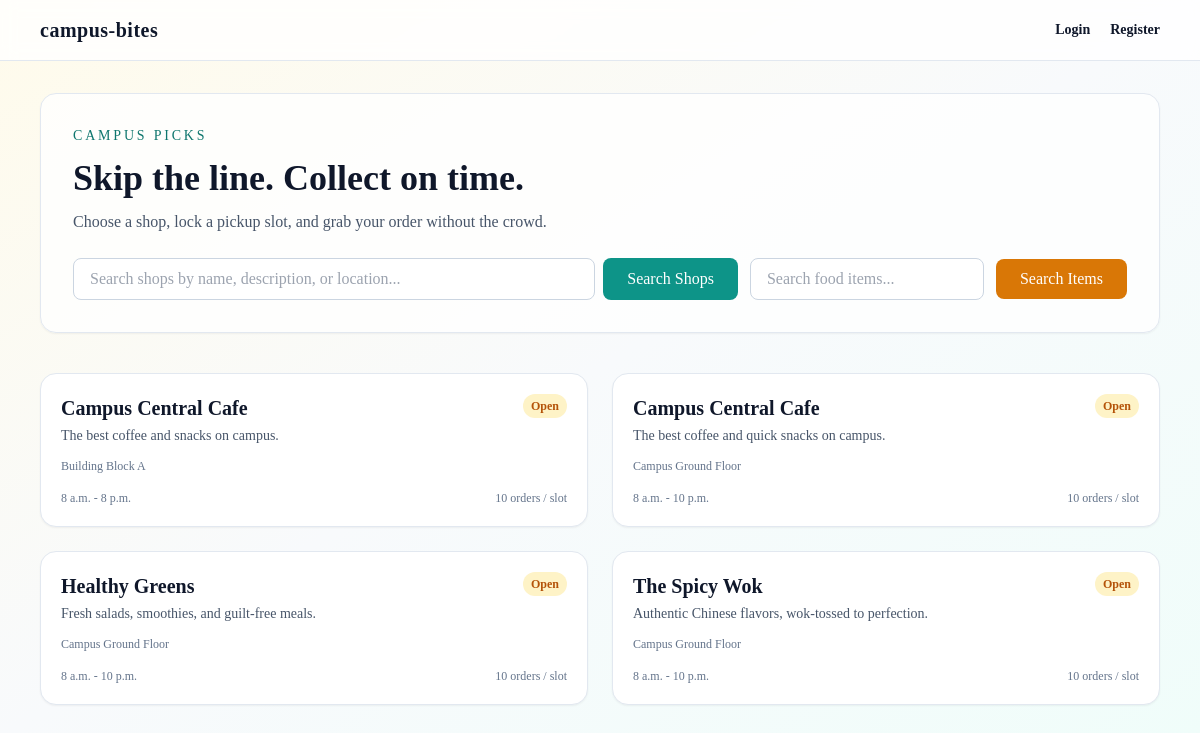
Before: / with the older database file.
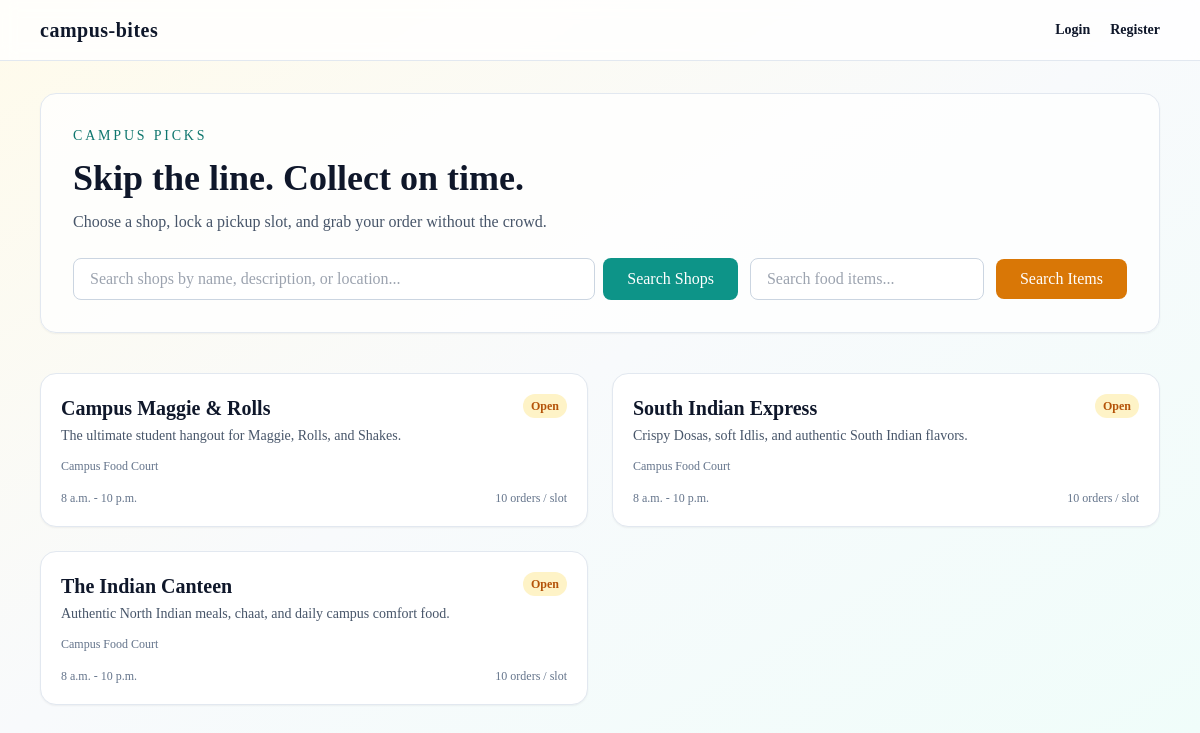
After: the same page with the newer database file.
### shops/models.py (models this page shows, shortened)
class Shop(models.Model):
    name = models.CharField(max_length=150)
    description = models.TextField(blank=True)
    address = models.TextField(blank=True)
    phone_number = models.CharField(max_length=15, blank=True, help_text="Shop contact number")
    email = models.EmailField(blank=True, help_text="Shop contact email")
    owner = models.ForeignKey(settings.AUTH_USER_MODEL, on_delete=models.CASCADE)
    opening_time = models.TimeField()
    closing_time = models.TimeField()
    max_orders_per_slot = models.PositiveIntegerField(default=5)
    created_at = models.DateTimeField(auto_now_add=True)

### shops/views.py (the view)
# urls.py: path("", shop_list, name="list"),
def shop_list(request):
    query = request.GET.get('q', '').strip()
    shops = Shop.objects.all()
    if query:
        shops = shops.filter(
            Q(name__icontains=query) |
            Q(description__icontains=query) |
            Q(address__icontains=query)
        )
    shops = shops.order_by("name")
    return render(request, "shops/shop_list.html", {"shops": shops, "query": query})

### accounts/context_processors.py (called while the page is built)
def notification_count(request):
    if request.user.is_authenticated:
        unread_count = Notification.objects.filter(user=request.user, is_read=False).count()
        return {'unread_notifications_count': unread_count}
    return {'unread_notifications_count': 0}

### templates/shops/shop_list.html (shortened to what this page needs)
{% extends "base.html" %}
{% block content %}
<section class="mb-10">
    <div class="bg-white/80 border border-slate-200 rounded-2xl p-8 shadow-sm">
        <p class="text-sm uppercase tracking-[0.2em] text-teal-700">Campus Picks</p>
        <h1 class="text-3xl md:text-4xl font-semibold mt-3">Skip the line. Collect on time.</h1>
        <p class="text-slate-600 mt-3 max-w-2xl">Choose a shop, lock a pickup slot, and grab your order without the crowd.</p>
        <div class="mt-6 flex gap-3">
            <form method="get" action="{% url 'shops:list' %}" class="flex-1">
                <div class="flex gap-2">
                    <input type="text" name="q" value="{{ query|default:'' }}"
                           placeholder="Search shops by name, description, or location..."
                           class="flex-1 px-4 py-2 border border-slate-300 rounded-lg focus:outline-none focus:ring-2 focus:ring-teal-500">
                    <button type="submit" class="px-6 py-2 bg-teal-600 text-white rounded-lg hover:bg-teal-700">
                        Search Shops
                    </button>
                </div>
            </form>
            <form method="get" action="{% url 'shops:search_menu' %}">
                <input type="text" name="q" placeholder="Search food items..."
                       class="px-4 py-2 border border-slate-300 rounded-lg focus:outline-none focus:ring-2 focus:ring-amber-500">
                <button type="submit" class="px-6 py-2 bg-amber-600 text-white rounded-lg hover:bg-amber-700 ml-2">
                    Search Items
                </button>
            </form>
        </div>
    </div>
</section>
<div class="grid md:grid-cols-2 xl:grid-cols-3 gap-6">
    {% for shop in shops %}
        <a href="{% url 'shops:detail' shop.id %}" class="group block bg-white rounded-2xl shadow-sm border border-slate-200 p-5 hover:shadow-lg transition">
            <div class="flex items-start justify-between">
                <div>
                    <h2 class="font-semibold text-xl group-hover:text-teal-700">{{ shop.name }}</h2>
                    <p class="text-sm text-slate-600 mt-1">{{ shop.description|default:"Fresh items and quick pickup." }}</p>
                </div>
                <span class="text-xs font-semibold text-amber-700 bg-amber-100 px-2 py-1 rounded-full">Open</span>
            </div>
            {% if shop.address %}
                <p class="text-xs text-slate-500 mt-3">{{ shop.address }}</p>
            {% endif %}
            <div class="mt-4 flex items-center justify-between text-xs text-slate-500">
                <span>{{ shop.opening_time }} - {{ shop.closing_time }}</span>
                <span>{{ shop.max_orders_per_slot }} orders / slot</span>
            </div>
        </a>
    {% endfor %}
</div>
{% endblock %}

### templates/base.html (shortened to what this page needs)
<!DOCTYPE html>
<html lang="en">
<head>
    <script src="https://cdn.tailwindcss.com"></script>
</head>
<body class="bg-gradient-to-br from-amber-50 via-slate-50 to-teal-50 text-slate-900">
    <nav class="bg-white/80 backdrop-blur border-b border-slate-200">
        <div class="max-w-6xl mx-auto px-4 py-4 flex items-center justify-between">
            <a href="{% url 'shops:list' %}" class="text-xl font-semibold tracking-wide">campus-bites</a>
            <div class="flex gap-5 text-sm font-semibold items-center">
                {% if user.is_authenticated %}
                    {% if user.profile.role == 'shop_owner' %}
                        <a href="{% url 'shops:owner_dashboard' %}" class="hover:text-teal-700">Dashboard</a>
                        <a href="{% url 'shops:analytics' %}" class="hover:text-teal-700">Analytics</a>
                    {% else %}
                        <a href="{% url 'shops:list' %}" class="hover:text-teal-700">Home</a>
                        <a href="{% url 'orders:list' %}" class="hover:text-teal-700">My Orders</a>
                        <a href="{% url 'orders:feedback_list' %}" class="hover:text-teal-700">My Feedback</a>
                    {% endif %}
                    <a href="{% url 'accounts:profile' %}" class="hover:text-teal-700" title="My Profile">
                        <span style="font-size: 1.25rem;">👤</span>
                    </a>
                    <a href="{% url 'accounts:notifications' %}" class="notification-bell hover:text-teal-700" title="Notifications">
                        <span style="font-size: 1.25rem;">🔔</span>
                        {% if unread_notifications_count > 0 %}
                            <span class="notification-badge">{{ unread_notifications_count }}</span>
                        {% endif %}
                    </a>
                    <form method="post" action="{% url 'accounts:logout' %}" style="display: inline; margin: 0;">
                        {% csrf_token %}
                        <button type="submit" class="logout-btn">
                            Logout
                        </button>
                    </form>
                {% else %}
                    <a href="{% url 'accounts:login' %}" class="hover:text-teal-700">Login</a>
                    <a href="{% url 'accounts:register' %}" class="hover:text-teal-700">Register</a>
                {% endif %}
            </div>
        </div>
    </nav>
    <main class="max-w-6xl mx-auto px-4 py-8">
        {% block content %}{% endblock %}
    </main>
</body>
</html>

### templates/base.html (style rules this page uses)
:root { --brand-ink: #0f172a; --brand-accent: #0f766e; --brand-warm: #f59e0b; }
body { font-family: "Palatino Linotype", "Book Antiqua", Palatino, "Times New Roman", serif; }

Changed rows visible on the page:
removed Shop: name "Campus Central Cafe", description "The best coffee and snacks on campus.", address "Building Block A", opening_time "8 a.m.", closing_time "8 p.m.", max_orders_per_slot "10"
removed Shop: name "Campus Central Cafe", description "The best coffee and quick snacks on campus.", address "Campus Ground Floor", opening_time "8 a.m.", closing_time "10 p.m.", max_orders_per_slot "10"
removed Shop: name "Healthy Greens", description "Fresh salads, smoothies, and guilt-free meals.", address "Campus Ground Floor", opening_time "8 a.m.", closing_time "10 p.m.", max_orders_per_slot "10"
removed Shop: name "The Spicy Wok", description "Authentic Chinese flavors, wok-tossed to perfection.", address "Campus Ground Floor", opening_time "8 a.m.", closing_time "10 p.m.", max_orders_per_slot "10"
added Shop: name "Campus Maggie & Rolls", description "The ultimate student hangout for Maggie, Rolls, and Shakes.", address "Campus Food Court", opening_time "8 a.m.", closing_time "10 p.m.", max_orders_per_slot "10"
added Shop: name "South Indian Express", description "Crispy Dosas, soft Idlis, and authentic South Indian flavors.", address "Campus Food Court", opening_time "8 a.m.", closing_time "10 p.m.", max_orders_per_slot "10"
added Shop: name "The Indian Canteen", description "Authentic North Indian meals, chaat, and daily campus comfort food.", address "Campus Food Court", opening_time "8 a.m.", closing_time "10 p.m.", max_orders_per_slot "10"
